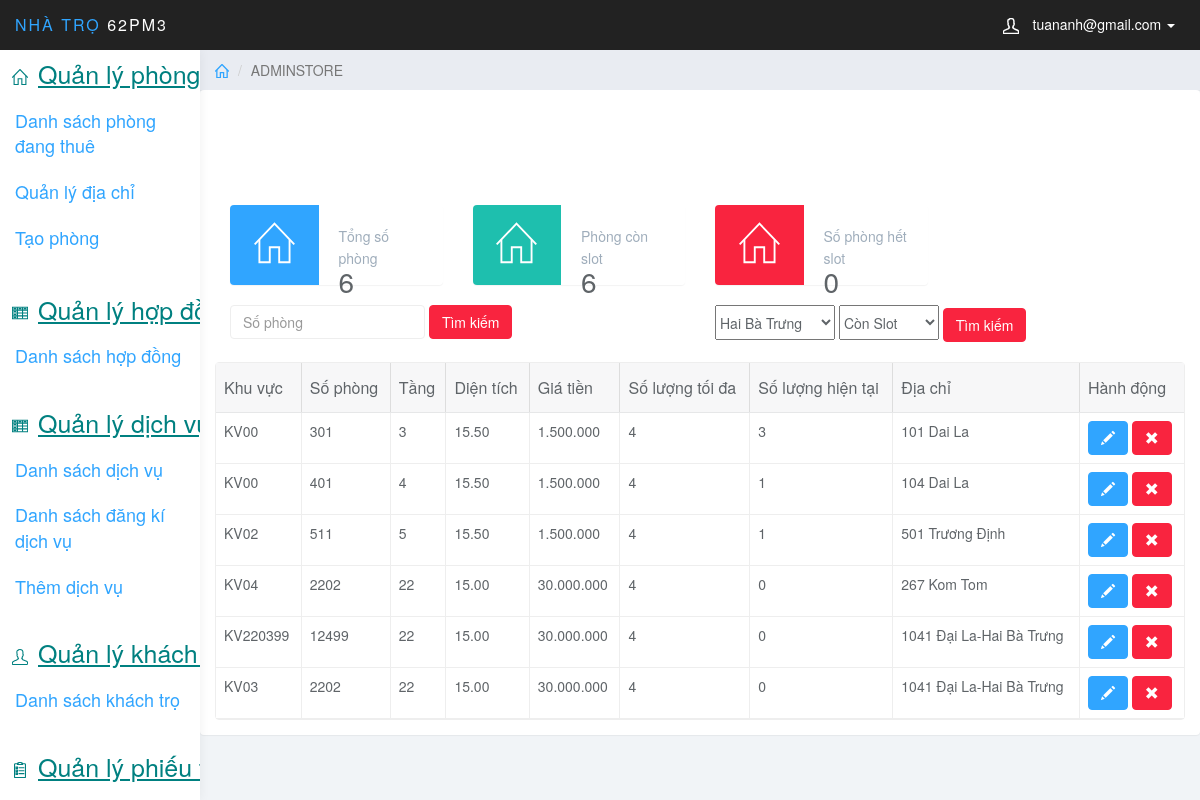
/QLPT_1/index.php (signed in), run on the app's committed database.
### tables this page shows
CREATE TABLE `phongtro` (
  `MaPT` varchar(10) NOT NULL,
  `MaKV` varchar(10) NOT NULL,
  `SoPhong` int(11) DEFAULT NULL,
  `Tang` int(2) NOT NULL,
  `DienTich` decimal(4,2) NOT NULL,
  `GiaTienThue` int(11) NOT NULL,
  `SLToiDa` int(2) NOT NULL,
  `SLHienTai` int(2) NOT NULL,
  `DiaChi` varchar(60) NOT NULL
);

### QLPT_1/ad/main.php (the view, shortened to what this page needs)
<div class="col-sm-9 col-sm-offset-3 col-lg-10 col-lg-offset-2 main">
        <div class="row">
            <ol class="breadcrumb">
                <li><a href="index.php?page_layout=home"><svg class="glyph stroked home"><use xlink:href="#stroked-home"></use></svg></a></li>
                <li class="active">ADMINSTORE</li>
            </ol>
        </div>
        <div class="row" >
                <div class="panel panel-default">
            <div class="panel-body" >
                    <div class="col-xs-12 col-md-6 col-lg-3" style="margin-top: 100px;">
                        <div class="panel panel-blue panel-widget ">
                            <div class="row no-padding">
                                <div class="col-sm-3 col-lg-5 widget-left">
                                    <svg class="glyph stroked home"><use xlink:href="#stroked-home"/></svg></use></svg>
                                </div>
                                <div class="col-sm-9 col-lg-7 widget-right">
                                    <div class="text-muted">Tổng số phòng</div>
                                    <div class="large"><?php  $query1="SELECT * FROM phongtro" ;  $result = mysqli_query($conn,$query1);$rows = mysqli_num_rows($result);echo $rows ; ?></div>
                                </div>
                            </div>
                        </div>
                    </div>
                    <div class="col-xs-12 col-md-6 col-lg-3" style="margin-top: 100px;">
                        <div class="panel panel-teal panel-widget">
                            <div class="row no-padding">
                                <div class="col-sm-3 col-lg-5 widget-left">
                                    <svg class="glyph stroked home"><use xlink:href="#stroked-home"/></svg></use></svg>
                                </div>
                                <div class="col-sm-9 col-lg-7 widget-right">
                                    <div class="text-muted">Phòng còn slot</div>
                                    <div class="large"><?php  $query1="SELECT * FROM phongtro WHERE  SLHienTai<SLToiDa" ;  $result = mysqli_query($conn,$query1);$rows = mysqli_num_rows($result);echo $rows ; ?></div>
                                </div>
                            </div>
                        </div>
                    </div>
                    <div class="col-xs-12 col-md-6 col-lg-3" style="margin-top: 100px;">
                        <div class="panel panel-red panel-widget">
                            <div class="row no-padding">
                                <div class="col-sm-3 col-lg-5 widget-left">
                                    <svg class="glyph stroked home"><use xlink:href="#stroked-home"/></svg></use></svg>
                                </div>
                                <div class="col-sm-9 col-lg-7 widget-right">
                                    <div class="text-muted">Số phòng hết slot </div>
                                    <div class="large"><?php  $query1="SELECT * FROM phongtro WHERE  SLHienTai=SLToiDa" ;  $result = mysqli_query($conn,$query1);$rows = mysqli_num_rows($result);echo $rows ; ?></div>
                                </div>
                            </div>
                        </div>
                    </div>
        <div class="row" style="margin-top: 100px;">
                    <div class="col-md-12">
                        <div id="search" class="col-lg-6 col-md-6 col-sm-12">
                            <form class="form-inline" method="post" action="#">
                                <input name="keyword" value="<?php
                                                                ?>" class="form-control mt-3" type="search" placeholder="Số phòng" aria-label="Search">
                                <button name="sbm" class="btn btn-danger mt-3" type="submit">Tìm kiếm</button>
                            </form>
                        </div>
                        <div id="search" class="col-lg-6 col-md-6 col-sm-12">
                            <form class="form-inline" method="post" action="#">
                                <select data-trigger="" name="txtKV" style="width:120px;height:35px;">
                                    <?php
                                    $sql = "SELECT * FROM khuvuc";
                                    $query = mysqli_query($conn, $sql);
                                    while ($row = mysqli_fetch_array($query)) {
                                    ?>
                                        <option value="<?php echo $row['MaKV'] ?>"><?php
                                            echo $row['TenKV']; ?></option>
                                    <?php } ?>
                                </select>
                                <select data-trigger="" name="txtTT" style="width:100px;height:35px;">
                                    <option placeholder="">Còn Slot</option>
                                </select>
                                <button name="sub" class="btn btn-danger mt-3" type="submit">Tìm kiếm</button>
                            </form>
                        </div>
                    </div>
                </div>
                <table data-toolbar="#toolbar" data-toggle="table">
                    <thead>
                        <tr>
                            <th data-field="TenKV" data-sortable="true">Khu vực</th>
                            <th data-field="SoPhong" data-sortable="true">Số phòng</th>
                            <th data-field="Tang" data-sortable="true">Tầng</th>
                            <th data-field="DienTich" data-sortable="true">Diện tích</th>
                            <th data-field="GiaTienThue" data-sortable="true">Giá tiền</th>
                            <th data-field="SLToiDa" data-sortable="true">Số lượng tối đa</th>
                            <th data-field="SLHienTai" data-sortable="true">Số lượng hiện tại</th>
                            <th data-field="DiaChi" data-sortable="true">Địa chỉ</th>
                            <th>Hành động</th>
                        </tr>
                    </thead>
                    <tbody>
                        <?php
                        if (isset($_POST['sbm'])) {
                            $txttimkiem = $_POST['keyword'];
                            if ($txttimkiem != NULL) {
                                $sql = "SELECT * FROM phongtro WHERE SoPhong=$txttimkiem OR DiaChi LIKE '%$txttimkiem%'";
                                $query = mysqli_query($conn, $sql);
                            } else {
                                $sql = "SELECT * FROM phongtro WHERE SLHienTai<>0";
                                $query = mysqli_query($conn, $sql);
                            }
                        } else {
                            $sql = "SELECT * FROM phongtro ";
                            $query = mysqli_query($conn, $sql);
                        }
                        while ($row = mysqli_fetch_array($query)) {
                        ?>
                            <tr>
                                <td><?php echo $row['MaKV']; ?></td>
                                <td><?php echo $row['SoPhong']; ?></td>
                                <td><?php echo $row['Tang']; ?></td>
                                <td><?php echo $row['DienTich']; ?></td>
                                <td> <?php echo  number_format($row['GiaTienThue'], 0, '', '.'); ?></td>
                                <td><?php echo $row['SLToiDa']; ?></td>
                                <td><?php echo $row['SLHienTai']; ?></td>
                                <td><?php echo $row['DiaChi']; ?></td>
                                <td class="form-group">
                                    <a href="index.php?page_layout=edit_home&MaPT=<?php echo $row['MaPT']; ?>&MaKV=<?php echo $row['MaKV']; ?>" class="btn btn-primary"><i class="glyphicon glyphicon-pencil"></i></a>
                                    <a href="del_home.php?MaPT=<?php echo $row['MaPT']; ?>" class="btn btn-danger"><i class="glyphicon glyphicon-remove"></i></a>
                                </td>
                            </tr>
                        <?php } ?>
                    </tbody>
                </table>
            </div>
        </div>
    </div>
</div>

### QLPT_1/design/css/styles.css (style rules this page uses)
body { background: #f1f4f7; padding-top: 50px; color: #5f6468; }
a, a:hover, a:focus { color: #30a5ff; }
.large { font-size: 2em; }
.text-muted { color: #9fadbb; }
.no-padding { padding: 0; margin: 0; }
.form-control { border: 1px solid #eee; box-shadow: none; }
.btn-primary, .btn-primary:hover, .btn-primary:focus, .btn-primary:active, .btn-primary.active, .open > .dropdown-toggle.btn-primary, .btn-primary.disabled, .btn-primary[disabled], fieldset[disabled] .btn-primary, .btn-primary.disabled:hover, .btn-primary[disabled]:hover, fieldset[disabled] .btn-primary:hover, .btn-primary.disabled:focus, .btn-primary[disabled]:focus, fieldset[disabled] .btn-primary:focus, .btn-primary.disabled:active, .btn-primary[disabled]:active, fieldset[disabled] .btn-primary:active, .btn-primary.disabled.active, .btn-primary[disabled].active, fieldset[disabled] .btn-primary.active { background-color: #30a5ff; border-color: #30a5ff; }
.btn-danger, .btn-danger:hover, .btn-danger:focus, .btn-danger:active, .btn-danger.active, .open > .dropdown-toggle.btn-danger, .btn-danger.disabled, .btn-danger[disabled], fieldset[disabled] .btn-danger, .btn-danger.disabled:hover, .btn-danger[disabled]:hover, fieldset[disabled] .btn-danger:hover, .btn-danger.disabled:focus, .btn-danger[disabled]:focus, fieldset[disabled] .btn-danger:focus, .btn-danger.disabled:active, .btn-danger[disabled]:active, fieldset[disabled] .btn-danger:active, .btn-danger.disabled.active, .btn-danger[disabled].active, fieldset[disabled] .btn-danger.active { background-color: #f9243f; border-color: #f9243f; }
.panel { border: 0; }
.panel-widget { padding: 0; position: relative; }
.panel-blue { background: #30a5ff; color: #fff; }
.panel-teal { background: #1ebfae; color: #fff; }
.panel-red { background: #f9243f; color: #fff; }
.panel-blue .text-muted, .panel-teal .text-muted, .panel-orange .text-muted, .panel-red .text-muted { color: rgba(255, 255, 255, .5); }
.widget-left { height: 80px; padding-top: 15px; text-align: center; border-top-left-radius: 4px; border-bottom-left-radius: 4px; }
.widget-right { text-align: left; line-height: 1.6em; margin: 0px; padding: 20px; height: 80px; color: #999; font-weight: 300; background: #fff; border-top-right-radius: 4px; border-bottom-right-radius: 4px; }
.widget-right .text-muted { color: #9fadbb; }
.widget-right .large { color: #5f6468; }
.panel-blue .widget-left { background: #30a5ff; color: #fff; }
.panel-teal .widget-left { background: #1ebfae; color: #fff; }
.panel-red .widget-left { background: #f9243f; color: #fff; }
.panel-widget { background: #fff; }
.breadcrumb { border-radius: 0; padding: 10px 15px; background: #e9ecf2; box-shadow: 0 1px 1px rgba(0, 0, 0, .05); margin: 0 ; }
.table { background: #fff; }
.breadcrumb .glyph { height: 14px; width: 14px; margin: -2px 0 0 0; stroke-width: 4px; }
.panel-widget .glyph { stroke-width: 2px; }

### data on the page
phongtro: MaKV "KV00", SoPhong "301", Tang "3", DienTich "15.50", GiaTienThue "1.500.000", SLToiDa "4", SLHienTai "3", DiaChi "101 Dai La"
phongtro: MaKV "KV00", SoPhong "401", Tang "4", DienTich "15.50", GiaTienThue "1.500.000", SLToiDa "4", SLHienTai "1", DiaChi "104 Dai La"
phongtro: MaKV "KV02", SoPhong "511", Tang "5", DienTich "15.50", GiaTienThue "1.500.000", SLToiDa "4", SLHienTai "1", DiaChi "501 Trương Định"
phongtro: MaKV "KV04", SoPhong "2202", Tang "22", DienTich "15.00", GiaTienThue "30.000.000", SLToiDa "4", SLHienTai "0", DiaChi "267 Kom Tom"
phongtro: MaKV "KV220399", SoPhong "12499", Tang "22", DienTich "15.00", GiaTienThue "30.000.000", SLToiDa "4", SLHienTai "0", DiaChi "1041 Đại La-Hai Bà Trưng"
phongtro: MaKV "KV03", SoPhong "2202", Tang "22", DienTich "15.00", GiaTienThue "30.000.000", SLToiDa "4", SLHienTai "0", DiaChi "1041 Đại La-Hai Bà Trưng"

### other printed values
$_SESSION['mail'] "tuananh@gmail.com"
$rows "6"
$rows "0"
form field txtKV "Hai Bà Trưng"
